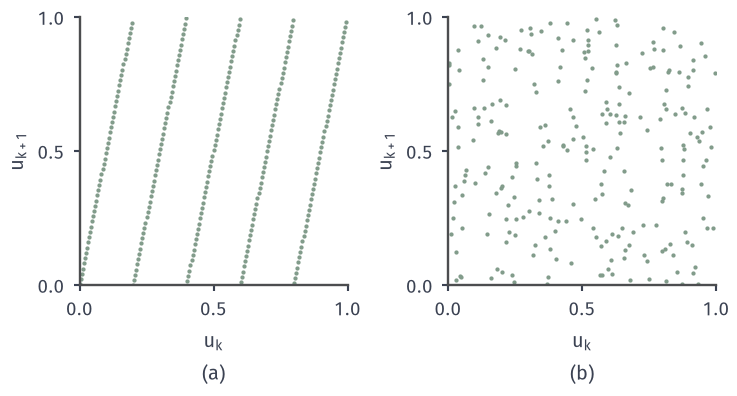

Python code for this plot:
from pathlib import Path
import sys
ROOT = next(p for p in Path(__file__).resolve().parents if (p/"build.sh").is_file() and (p/"tex/book.tex").is_file())
sys.path.insert(0, str(ROOT/"figures/07-probability/08-sampling-and-integration/matplotlib/sgen-common"))
from sgen_common import *
# Target: successive pairs (u_k, u_{k+1}) of pseudorandom numbers.
# (a) LCG s_{k+1} = (5 s_k + 1) mod 256, u_k = s_k/256, seed s_0 = 7, full period 256: pairs lie on 5 lines.
# (b) numpy PCG64 generator, seed 7, 256 pairs.
m, a, c, s = 256, 5, 1, 7
seq = []
for k in range(m+1):
    seq.append(s); s = (a*s+c) % m
assert len(set(seq[:m])) == m and seq[m] == seq[0]
u = np.array(seq)/m
v = np.random.default_rng(7).random(m+1)
fig, (A, B) = figure(width_mm=104, height_mm=56, ncols=2)
for ax, w, L in ((A, u, 'a'), (B, v, 'b')):
    style(ax)
    ax.plot(w[:-1], w[1:], 'o', ms=1.7, color=GREEN, mec='none')
    ax.set_xlim(0, 1); ax.set_ylim(0, 1); ax.set_aspect('equal')
    ax.set_xticks([0, .5, 1]); ax.set_yticks([0, .5, 1])
    ax.set_ylabel('$u_{k+1}$'); sub(ax, L, '$u_k$')
save(fig, HERE(__file__), 'figure', {'lcg': 'm=256,a=5,c=1,s0=7', 'period': m, 'numpy_seed': 7})
